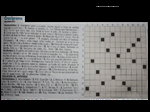
#> input picture Daniel/Parcial/CRUCIGRAMA1.png, 150 x 112 px, found by its file name; its folder holds 4 pictures in this run
$ jupyter execute parcial.ipynb
#> lines starting #> are read from the running program, lines starting #| are printed output that depends on the picture
[cell 1]
# parcial 4 - LPW72: Análisis Multimedia

import os
import cv2
import librosa
import numpy as np
import pandas as pd
import matplotlib.pyplot as plt
from abc import ABC, abstractmethod

# -----------------------------
# Clase base para archivos multimedia
# -----------------------------
class ArchivoMultimedia(ABC):
    def __init__(self, ruta):
        self.ruta = ruta
        self.nombre = os.path.basename(ruta)

    @abstractmethod
    def procesar(self):
        pass

    @abstractmethod
    def resumen(self):
        pass

# -----------------------------
# Clase para archivos de imagen
# -----------------------------
class ArchivoImagen(ArchivoMultimedia):
    def procesar(self):
        self.imagen = cv2.imread(self.ruta)
#> self.imagen is the input picture: shape (112, 150, 3); mean B, G, R 101.7, 102.4, 103.3
        self.alto, self.ancho, self.canales = self.imagen.shape
#> self.alto = 112; self.ancho = 150; self.canales = 3
        self.color_promedio = self.imagen.mean(axis=(0, 1))
#> self.color_promedio = [101.7, 102.4, 103.3]
        self.tamano_bytes = os.path.getsize(self.ruta)

    def resumen(self):
        return {
            'nombre': self.nombre,
            'tipo': 'imagen',
            'ancho': self.ancho,
            'alto': self.alto,
            'canales': self.canales,
            'color_promedio_r': self.color_promedio[2],
            'color_promedio_g': self.color_promedio[1],
            'color_promedio_b': self.color_promedio[0],
            'tamano_bytes': self.tamano_bytes
        }

# -----------------------------
# Clase para archivos de audio
# -----------------------------
class ArchivoAudio(ArchivoMultimedia):
    def procesar(self):
        self.y, self.sr = librosa.load(self.ruta, sr=None)
        self.duracion = librosa.get_duration(y=self.y, sr=self.sr)
        self.tamano_bytes = os.path.getsize(self.ruta)
        self.rms = np.mean(librosa.feature.rms(y=self.y))

    def resumen(self):
        return {
            'nombre': self.nombre,
            'tipo': 'audio',
            'frecuencia_muestreo': self.sr,
            'duracion_segundos': self.duracion,
            'energia_rms': self.rms,
            'tamano_bytes': self.tamano_bytes
        }

# -----------------------------
# Procesamiento de archivos
# -----------------------------
carpeta = '../parcial'
resultados = []

for archivo in os.listdir(carpeta):
    ruta_completa = os.path.join(carpeta, archivo)
    try:
        if archivo.lower().endswith(('.jpg', '.jpeg', '.png', '.bmp')):
            objeto = ArchivoImagen(ruta_completa)
        elif archivo.lower().endswith(('.wav', '.mp3', '.flac')):
            objeto = ArchivoAudio(ruta_completa)
        else:
            continue

        objeto.procesar()
        resultados.append(objeto.resumen())

    except Exception as e:
        print(f"Error procesando {archivo}: {e}")

# -----------------------------
# Crear DataFrame y exportar a CSV
# -----------------------------
df = pd.DataFrame(resultados)
df.to_csv('resumen_multimedia.csv', index=False)
print("CSV exportado como 'resumen_multimedia.csv'")

# -----------------------------
# Visualización: Tamaño de archivo por tipo
# -----------------------------
plt.figure(figsize=(10, 6))
for tipo in df['tipo'].unique():
    subset = df[df['tipo'] == tipo]
    plt.hist(subset['tamano_bytes'], alpha=0.6, label=tipo)

plt.title('Distribución de tamaño de archivos por tipo')
plt.xlabel('Tamaño (bytes)')
plt.ylabel('Frecuencia')
plt.legend()
plt.tight_layout()
plt.savefig('grafico_tamano.png')
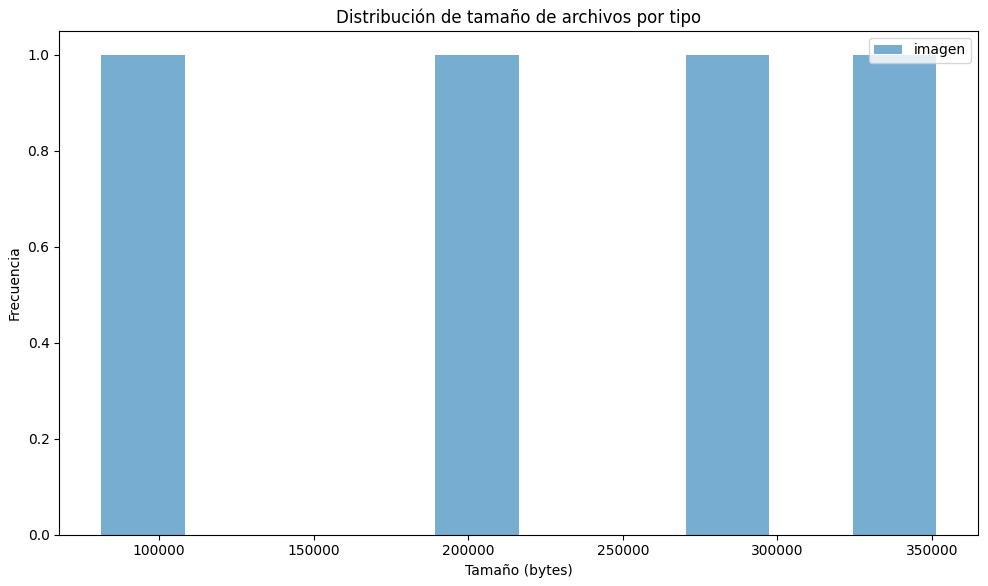
#> figure drawn by matplotlib, 1 panel
plt.show()
